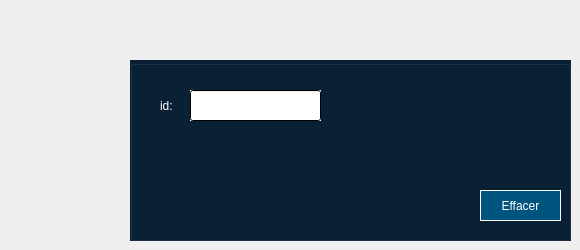
      <widget class="QWidget" name="page_3">
       <widget class="QLabel" name="label_13">
        <property name="geometry">
         <rect>
          <x>160</x>
          <y>80</y>
          <width>41</width>
          <height>51</height>
         </rect>
        </property>
        <property name="styleSheet">
         <string notr="true">color: qlineargradient(spread:pad, x1:0, y1:0, x2:1, y2:1, stop:0 rgba(255, 255, 255, 255), stop:1 rgba(255, 255, 255, 255));
font: 12pt &quot;Arial&quot;;
</string>
        </property>
        <property name="text">
         <string>id:</string>
        </property>
       </widget>
       <widget class="QGroupBox" name="groupBox_3">
        <property name="geometry">
         <rect>
          <x>130</x>
          <y>60</y>
          <width>441</width>
          <height>181</height>
         </rect>
        </property>
        <property name="styleSheet">
         <string notr="true">font: 75 14pt &quot;Arial&quot;;
color: qlineargradient(spread:pad, x1:0, y1:0, x2:0.034, y2:0.0227273, stop:0 rgba(255, 255, 255, 255), stop:1 rgba(255, 255, 255, 255));

background-color: qlineargradient(spread:pad, x1:1, y1:1, x2:1, y2:1, stop:0 rgba(10, 32, 54, 255), stop:1 rgba(255, 255, 255, 255));</string>
        </property>
        <property name="title">
         <string/>
        </property>
        <widget class="QLineEdit" name="lineEdit_id_2">
         <property name="geometry">
          <rect>
           <x>60</x>
           <y>30</y>
           <width>131</width>
           <height>31</height>
          </rect>
         </property>
         <property name="palette">
          <palette>
           <active>
            <colorrole role="WindowText">
             <brush brushstyle="LinearGradientPattern">
              <gradient startx="0.000000000000000" starty="0.000000000000000" endx="0.034000000000000" endy="0.022727300000000" type="LinearGradient" spread="PadSpread" coordinatemode="ObjectBoundingMode">
               <gradientstop position="0.000000000000000">
                <color alpha="255">
                 <red>255</red>
                 <green>255</green>
                 <blue>255</blue>
                </color>
               </gradientstop>
               <gradientstop position="1.000000000000000">
                <color alpha="255">
                 <red>255</red>
                 <green>255</green>
                 <blue>255</blue>
                </color>
               </gradientstop>
              </gradient>
             </brush>
            </colorrole>
            <colorrole role="Button">
             <brush brushstyle="LinearGradientPattern">
              <gradient startx="0.000000000000000" starty="0.000000000000000" endx="0.034000000000000" endy="0.022727300000000" type="LinearGradient" spread="PadSpread" coordinatemode="ObjectBoundingMode">
               <gradientstop position="0.000000000000000">
                <color alpha="255">
                 <red>255</red>
                 <green>255</green>
                 <blue>255</blue>
                </color>
               </gradientstop>
               <gradientstop position="1.000000000000000">
                <color alpha="255">
                 <red>255</red>
                 <green>255</green>
                 <blue>255</blue>
                </color>
               </gradientstop>
              </gradient>
             </brush>
            </colorrole>
            <colorrole role="Light">
             <brush brushstyle="SolidPattern">
              <color alpha="0">
               <red>255</red>
               <green>255</green>
               <blue>255</blue>
              </color>
             </brush>
            </colorrole>
            <colorrole role="Midlight">
             <brush brushstyle="SolidPattern">
              <color alpha="0">
               <red>255</red>
               <green>255</green>
               <blue>255</blue>
              </color>
             </brush>
            </colorrole>
            <colorrole role="Dark">
             <brush brushstyle="SolidPattern">
              <color alpha="0">
               <red>127</red>
               <green>127</green>
               <blue>127</blue>
              </color>
             </brush>
            </colorrole>
            <colorrole role="Mid">
             <brush brushstyle="SolidPattern">
              <color alpha="0">
               <red>170</red>
               <green>170</green>
               <blue>170</blue>
              </color>
             </brush>
            </colorrole>
            <colorrole role="Text">
             <brush brushstyle="LinearGradientPattern">
              <gradient startx="0.000000000000000" starty="0.000000000000000" endx="0.034000000000000" endy="0.022727300000000" type="LinearGradient" spread="PadSpread" coordinatemode="ObjectBoundingMode">
               <gradientstop position="0.000000000000000">
                <color alpha="255">
                 <red>255</red>
                 <green>255</green>
                 <blue>255</blue>
                </color>
               </gradientstop>
               <gradientstop position="1.000000000000000">
                <color alpha="255">
                 <red>255</red>
                 <green>255</green>
                 <blue>255</blue>
                </color>
               </gradientstop>
              </gradient>
             </brush>
            </colorrole>
            <colorrole role="BrightText">
             <brush brushstyle="SolidPattern">
              <color alpha="255">
               <red>255</red>
               <green>255</green>
               <blue>255</blue>
              </color>
             </brush>
            </colorrole>
            <colorrole role="ButtonText">
             <brush brushstyle="LinearGradientPattern">
              <gradient startx="0.000000000000000" starty="0.000000000000000" endx="0.034000000000000" endy="0.022727300000000" type="LinearGradient" spread="PadSpread" coordinatemode="ObjectBoundingMode">
               <gradientstop position="0.000000000000000">
                <color alpha="255">
                 <red>255</red>
                 <green>255</green>
                 <blue>255</blue>
                </color>
               </gradientstop>
               <gradientstop position="1.000000000000000">
                <color alpha="255">
                 <red>255</red>
                 <green>255</green>
                 <blue>255</blue>
                </color>
               </gradientstop>
              </gradient>
             </brush>
            </colorrole>
            <colorrole role="Base">
             <brush brushstyle="LinearGradientPattern">
              <gradient startx="0.000000000000000" starty="0.000000000000000" endx="0.034000000000000" endy="0.022727300000000" type="LinearGradient" spread="PadSpread" coordinatemode="ObjectBoundingMode">
               <gradientstop position="0.000000000000000">
                <color alpha="255">
                 <red>255</red>
                 <green>255</green>
                 <blue>255</blue>
                </color>
               </gradientstop>
               <gradientstop position="1.000000000000000">
                <color alpha="255">
                 <red>255</red>
                 <green>255</green>
                 <blue>255</blue>
                </color>
               </gradientstop>
              </gradient>
             </brush>
            </colorrole>
            <colorrole role="Window">
             <brush brushstyle="LinearGradientPattern">
              <gradient startx="0.000000000000000" starty="0.000000000000000" endx="0.034000000000000" endy="0.022727300000000" type="LinearGradient" spread="PadSpread" coordinatemode="ObjectBoundingMode">
               <gradientstop position="0.000000000000000">
                <color alpha="255">
                 <red>255</red>
                 <green>255</green>
                 <blue>255</blue>
                </color>
               </gradientstop>
               <gradientstop position="1.000000000000000">
                <color alpha="255">
                 <red>255</red>
                 <green>255</green>
                 <blue>255</blue>
                </color>
               </gradientstop>
              </gradient>
             </brush>
            </colorrole>
            <colorrole role="Shadow">
             <brush brushstyle="SolidPattern">
              <color alpha="255">
               <red>0</red>
               <green>0</green>
               <blue>0</blue>
              </color>
             </brush>
            </colorrole>
            <colorrole role="AlternateBase">
             <brush brushstyle="SolidPattern">
              <color alpha="127">
               <red>255</red>
               <green>255</green>
               <blue>255</blue>
              </color>
             </brush>
            </colorrole>
            <colorrole role="ToolTipBase">
             <brush brushstyle="SolidPattern">
              <color alpha="255">
               <red>255</red>
               <green>255</green>
               <blue>220</blue>
              </color>
             </brush>
            </colorrole>
            <colorrole role="ToolTipText">
             <brush brushstyle="SolidPattern">
              <color alpha="255">
               <red>0</red>
               <green>0</green>
               <blue>0</blue>
              </color>
             </brush>
            </colorrole>
            <colorrole role="PlaceholderText">
             <brush brushstyle="SolidPattern">
              <color alpha="128">
               <red>0</red>
               <green>0</green>
               <blue>0</blue>
              </color>
             </brush>
            </colorrole>
           </active>
           <inactive>
            <colorrole role="WindowText">
             <brush brushstyle="LinearGradientPattern">
              <gradient startx="0.000000000000000" starty="0.000000000000000" endx="0.034000000000000" endy="0.022727300000000" type="LinearGradient" spread="PadSpread" coordinatemode="ObjectBoundingMode">
               <gradientstop position="0.000000000000000">
                <color alpha="255">
                 <red>255</red>
                 <green>255</green>
                 <blue>255</blue>
                </color>
               </gradientstop>
               <gradientstop position="1.000000000000000">
                <color alpha="255">
                 <red>255</red>
                 <green>255</green>
                 <blue>255</blue>
                </color>
               </gradientstop>
              </gradient>
             </brush>
            </colorrole>
            <colorrole role="Button">
             <brush brushstyle="LinearGradientPattern">
              <gradient startx="0.000000000000000" starty="0.000000000000000" endx="0.034000000000000" endy="0.022727300000000" type="LinearGradient" spread="PadSpread" coordinatemode="ObjectBoundingMode">
               <gradientstop position="0.000000000000000">
                <color alpha="255">
                 <red>255</red>
                 <green>255</green>
                 <blue>255</blue>
                </color>
               </gradientstop>
               <gradientstop position="1.000000000000000">
                <color alpha="255">
                 <red>255</red>
                 <green>255</green>
                 <blue>255</blue>
                </color>
               </gradientstop>
              </gradient>
             </brush>
            </colorrole>
            <colorrole role="Light">
             <brush brushstyle="SolidPattern">
              <color alpha="0">
               <red>255</red>
               <green>255</green>
               <blue>255</blue>
              </color>
             </brush>
            </colorrole>
            <colorrole role="Midlight">
             <brush brushstyle="SolidPattern">
              <color alpha="0">
               <red>255</red>
               <green>255</green>
               <blue>255</blue>
              </color>
             </brush>
            </colorrole>
            <colorrole role="Dark">
             <brush brushstyle="SolidPattern">
              <color alpha="0">
               <red>127</red>
               <green>127</green>
               <blue>127</blue>
              </color>
             </brush>
            </colorrole>
            <colorrole role="Mid">
             <brush brushstyle="SolidPattern">
              <color alpha="0">
               <red>170</red>
               <green>170</green>
               <blue>170</blue>
              </color>
             </brush>
            </colorrole>
            <colorrole role="Text">
             <brush brushstyle="LinearGradientPattern">
              <gradient startx="0.000000000000000" starty="0.000000000000000" endx="0.034000000000000" endy="0.022727300000000" type="LinearGradient" spread="PadSpread" coordinatemode="ObjectBoundingMode">
               <gradientstop position="0.000000000000000">
                <color alpha="255">
                 <red>255</red>
                 <green>255</green>
                 <blue>255</blue>
                </color>
               </gradientstop>
               <gradientstop position="1.000000000000000">
                <color alpha="255">
                 <red>255</red>
                 <green>255</green>
                 <blue>255</blue>
                </color>
               </gradientstop>
              </gradient>
             </brush>
            </colorrole>
            <colorrole role="BrightText">
             <brush brushstyle="SolidPattern">
              <color alpha="255">
               <red>255</red>
               <green>255</green>
               <blue>255</blue>
              </color>
             </brush>
            </colorrole>
            <colorrole role="ButtonText">
             <brush brushstyle="LinearGradientPattern">
              <gradient startx="0.000000000000000" starty="0.000000000000000" endx="0.034000000000000" endy="0.022727300000000" type="LinearGradient" spread="PadSpread" coordinatemode="ObjectBoundingMode">
               <gradientstop position="0.000000000000000">
                <color alpha="255">
                 <red>255</red>
                 <green>255</green>
                 <blue>255</blue>
                </color>
               </gradientstop>
               <gradientstop position="1.000000000000000">
                <color alpha="255">
                 <red>255</red>
                 <green>255</green>
                 <blue>255</blue>
                </color>
               </gradientstop>
              </gradient>
             </brush>
            </colorrole>
            <colorrole role="Base">
             <brush brushstyle="LinearGradientPattern">
              <gradient startx="0.000000000000000" starty="0.000000000000000" endx="0.034000000000000" endy="0.022727300000000" type="LinearGradient" spread="PadSpread" coordinatemode="ObjectBoundingMode">
               <gradientstop position="0.000000000000000">
                <color alpha="255">
                 <red>255</red>
                 <green>255</green>
                 <blue>255</blue>
                </color>
               </gradientstop>
               <gradientstop position="1.000000000000000">
                <color alpha="255">
                 <red>255</red>
                 <green>255</green>
                 <blue>255</blue>
                </color>
               </gradientstop>
              </gradient>
             </brush>
            </colorrole>
            <colorrole role="Window">
             <brush brushstyle="LinearGradientPattern">
              <gradient startx="0.000000000000000" starty="0.000000000000000" endx="0.034000000000000" endy="0.022727300000000" type="LinearGradient" spread="PadSpread" coordinatemode="ObjectBoundingMode">
               <gradientstop position="0.000000000000000">
                <color alpha="255">
                 <red>255</red>
                 <green>255</green>
                 <blue>255</blue>
                </color>
               </gradientstop>
               <gradientstop position="1.000000000000000">
                <color alpha="255">
                 <red>255</red>
                 <green>255</green>
                 <blue>255</blue>
                </color>
               </gradientstop>
              </gradient>
             </brush>
            </colorrole>
            <colorrole role="Shadow">
             <brush brushstyle="SolidPattern">
              <color alpha="255">
               <red>0</red>
               <green>0</green>
               <blue>0</blue>
              </color>
             </brush>
            </colorrole>
            <colorrole role="AlternateBase">
             <brush brushstyle="SolidPattern">
              <color alpha="127">
               <red>255</red>
               <green>255</green>
               <blue>255</blue>
              </color>
             </brush>
            </colorrole>
            <colorrole role="ToolTipBase">
             <brush brushstyle="SolidPattern">
              <color alpha="255">
               <red>255</red>
               <green>255</green>
               <blue>220</blue>
              </color>
             </brush>
            </colorrole>
            <colorrole role="ToolTipText">
             <brush brushstyle="SolidPattern">
              <color alpha="255">
               <red>0</red>
               <green>0</green>
               <blue>0</blue>
              </color>
             </brush>
            </colorrole>
            <colorrole role="PlaceholderText">
             <brush brushstyle="SolidPattern">
              <color alpha="128">
               <red>0</red>
               <green>0</green>
               <blue>0</blue>
              </color>
             </brush>
            </colorrole>
           </inactive>
           <disabled>
            <colorrole role="WindowText">
             <brush brushstyle="LinearGradientPattern">
              <gradient startx="0.000000000000000" starty="0.000000000000000" endx="0.034000000000000" endy="0.022727300000000" type="LinearGradient" spread="PadSpread" coordinatemode="ObjectBoundingMode">
               <gradientstop position="0.000000000000000">
                <color alpha="255">
                 <red>255</red>
                 <green>255</green>
                 <blue>255</blue>
                </color>
               </gradientstop>
               <gradientstop position="1.000000000000000">
                <color alpha="255">
                 <red>255</red>
                 <green>255</green>
                 <blue>255</blue>
                </color>
               </gradientstop>
              </gradient>
             </brush>
            </colorrole>
            <colorrole role="Button">
             <brush brushstyle="LinearGradientPattern">
              <gradient startx="0.000000000000000" starty="0.000000000000000" endx="0.034000000000000" endy="0.022727300000000" type="LinearGradient" spread="PadSpread" coordinatemode="ObjectBoundingMode">
               <gradientstop position="0.000000000000000">
                <color alpha="255">
                 <red>255</red>
                 <green>255</green>
                 <blue>255</blue>
                </color>
               </gradientstop>
               <gradientstop position="1.000000000000000">
                <color alpha="255">
                 <red>255</red>
                 <green>255</green>
                 <blue>255</blue>
                </color>
               </gradientstop>
              </gradient>
             </brush>
            </colorrole>
            <colorrole role="Light">
             <brush brushstyle="SolidPattern">
              <color alpha="0">
               <red>255</red>
               <green>255</green>
               <blue>255</blue>
              </color>
             </brush>
            </colorrole>
            <colorrole role="Midlight">
             <brush brushstyle="SolidPattern">
              <color alpha="0">
               <red>255</red>
               <green>255</green>
               <blue>255</blue>
              </color>
             </brush>
            </colorrole>
            <colorrole role="Dark">
             <brush brushstyle="SolidPattern">
              <color alpha="0">
               <red>127</red>
               <green>127</green>
               <blue>127</blue>
              </color>
             </brush>
            </colorrole>
            <colorrole role="Mid">
             <brush brushstyle="SolidPattern">
              <color alpha="0">
               <red>170</red>
               <green>170</green>
               <blue>170</blue>
              </color>
             </brush>
            </colorrole>
            <colorrole role="Text">
             <brush brushstyle="LinearGradientPattern">
              <gradient startx="0.000000000000000" starty="0.000000000000000" endx="0.034000000000000" endy="0.022727300000000" type="LinearGradient" spread="PadSpread" coordinatemode="ObjectBoundingMode">
               <gradientstop position="0.000000000000000">
                <color alpha="255">
                 <red>255</red>
                 <green>255</green>
                 <blue>255</blue>
                </color>
               </gradientstop>
               <gradientstop position="1.000000000000000">
                <color alpha="255">
                 <red>255</red>
                 <green>255</green>
                 <blue>255</blue>
                </color>
               </gradientstop>
              </gradient>
             </brush>
            </colorrole>
            <colorrole role="BrightText">
             <brush brushstyle="SolidPattern">
              <color alpha="255">
               <red>255</red>
               <green>255</green>
               <blue>255</blue>
              </color>
             </brush>
            </colorrole>
            <colorrole role="ButtonText">
             <brush brushstyle="LinearGradientPattern">
              <gradient startx="0.000000000000000" starty="0.000000000000000" endx="0.034000000000000" endy="0.022727300000000" type="LinearGradient" spread="PadSpread" coordinatemode="ObjectBoundingMode">
               <gradientstop position="0.000000000000000">
                <color alpha="255">
                 <red>255</red>
                 <green>255</green>
                 <blue>255</blue>
                </color>
               </gradientstop>
               <gradientstop position="1.000000000000000">
                <color alpha="255">
                 <red>255</red>
                 <green>255</green>
                 <blue>255</blue>
                </color>
               </gradientstop>
              </gradient>
             </brush>
            </colorrole>
            <colorrole role="Base">
             <brush brushstyle="LinearGradientPattern">
              <gradient startx="0.000000000000000" starty="0.000000000000000" endx="0.034000000000000" endy="0.022727300000000" type="LinearGradient" spread="PadSpread" coordinatemode="ObjectBoundingMode">
               <gradientstop position="0.000000000000000">
                <color alpha="255">
                 <red>255</red>
                 <green>255</green>
                 <blue>255</blue>
                </color>
               </gradientstop>
               <gradientstop position="1.000000000000000">
                <color alpha="255">
                 <red>255</red>
                 <green>255</green>
                 <blue>255</blue>
                </color>
               </gradientstop>
              </gradient>
             </brush>
            </colorrole>
            <colorrole role="Window">
             <brush brushstyle="LinearGradientPattern">
              <gradient startx="0.000000000000000" starty="0.000000000000000" endx="0.034000000000000" endy="0.022727300000000" type="LinearGradient" spread="PadSpread" coordinatemode="ObjectBoundingMode">
               <gradientstop position="0.000000000000000">
                <color alpha="255">
                 <red>255</red>
                 <green>255</green>
                 <blue>255</blue>
                </color>
               </gradientstop>
               <gradientstop position="1.000000000000000">
                <color alpha="255">
                 <red>255</red>
                 <green>255</green>
                 <blue>255</blue>
                </color>
               </gradientstop>
              </gradient>
             </brush>
            </colorrole>
            <colorrole role="Shadow">
             <brush brushstyle="SolidPattern">
              <color alpha="255">
               <red>0</red>
               <green>0</green>
               <blue>0</blue>
              </color>
             </brush>
            </colorrole>
            <colorrole role="AlternateBase">
             <brush brushstyle="SolidPattern">
              <color alpha="0">
               <red>255</red>
               <green>255</green>
               <blue>255</blue>
              </color>
             </brush>
            </colorrole>
            <colorrole role="ToolTipBase">
             <brush brushstyle="SolidPattern">
              <color alpha="255">
               <red>255</red>
               <green>255</green>
               <blue>220</blue>
              </color>
             </brush>
            </colorrole>
            <colorrole role="ToolTipText">
             <brush brushstyle="SolidPattern">
              <color alpha="255">
               <red>0</red>
               <green>0</green>
               <blue>0</blue>
              </color>
             </brush>
            </colorrole>
            <colorrole role="PlaceholderText">
             <brush brushstyle="SolidPattern">
              <color alpha="128">
               <red>0</red>
               <green>0</green>
               <blue>0</blue>
              </color>
             </brush>
            </colorrole>
           </disabled>
          </palette>
         </property>
         <property name="styleSheet">
          <string notr="true">font: 11pt &quot;Arial&quot;;
background-color: qlineargradient(spread:pad, x1:0, y1:0, x2:0.034, y2:0.0227273, stop:0 rgba(255, 255, 255, 255), stop:1 rgba(255, 255, 255, 255));</string>
         </property>
        </widget>
        <widget class="QPushButton" name="pushButton_7">
         <property name="geometry">
          <rect>
           <x>350</x>
           <y>130</y>
           <width>81</width>
           <height>31</height>
          </rect>
         </property>
         <property name="styleSheet">
          <string notr="true">font: 10pt &quot;Arial&quot;;
background-color: qlineargradient(spread:pad, x1:1, y1:0, x2:1, y2:0, stop:0 rgba(0, 85, 127, 255), stop:1 rgba(255, 255, 255, 255));
border:1px solid white;
color: qlineargradient(spread:pad, x1:0, y1:0, x2:1, y2:1, stop:0 rgba(255, 255, 255, 255), stop:1 rgba(255, 255, 255, 255));</string>
         </property>
         <property name="text">
          <string>Effacer</string>
         </property>
        </widget>
       </widget>
       <zorder>groupBox_3</zorder>
       <zorder>label_13</zorder>
      </widget>
